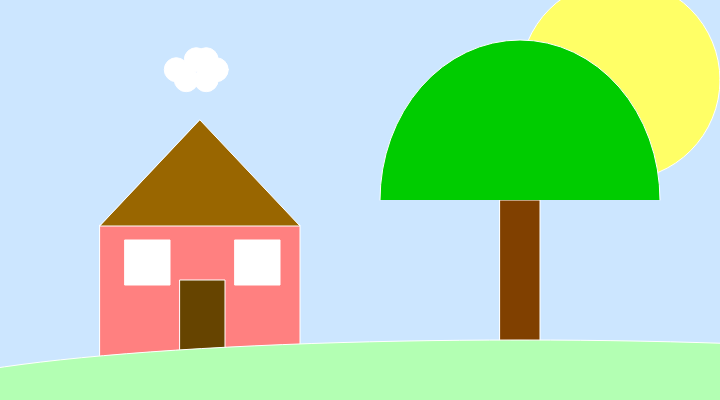
Frame 1 (no input)
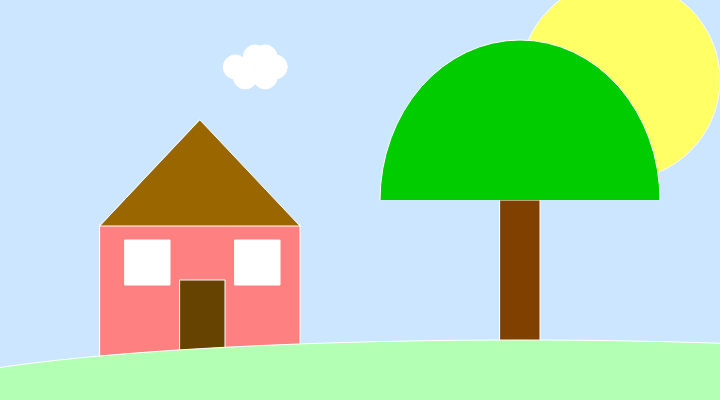
Frame 60 (no input)
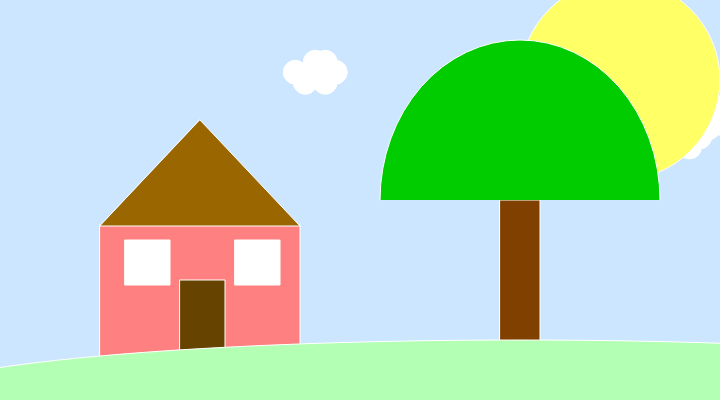
Frame 120 (the mouse pressed at the canvas centre since frame 60)

The p5.js sketch that drew these frames (run headless with seeded random() and noise() and a simulated clock; from frame 60 on, the mouse is pressed at the canvas centre):

// p5.js sketch
// ── sketch.js
var bubbles = [];

function setup() {
  // Sets the screen to be 720 pixels wide and 400 pixels high
  createCanvas(720, 400);
  for (var i = 0; i < 4; i++) {
    bubbles[i] = new Bubble();
  }
}

function draw() {
  background(204, 230, 255);
  noStroke();

  for (var i = 0; i < bubbles.length; i++) {
    bubbles[i].move();
    bubbles[i].display();
  }


  fill(255, 128, 128);
  rect(100, 225, 200, 250);

  fill(255, 255, 255);
  rect(125, 240, 45, 45);

  fill(255, 255, 255);
  rect(235, 240, 45, 45);

  fill(102, 68, 0);
  rect(180, 280, 45, 79);

  fill(128, 64, 0);
  rect(500, 200, 40, 200);

  fill(255, 255, 102);
  ellipse(620, 80, 200, 200);

  fill(153, 102, 0);
  triangle(100, 226, 300, 226, 200, 120);

  fill(179, 255, 179);
  arc(520, 400, 1240, 120, PI, TWO_PI);

  fill(0, 204, 0);
  arc(520, 200, 280, 320, PI, TWO_PI);

}

function Bubble() {
  this.x = random(0, width);
  this.y = random(0, height);

  this.display = function() {
    stroke(255);
    strokeWeight(1);
    fill(255);
    ellipse(this.x, this.y, 24, 24);
    ellipse(this.x + 10, this.y + 10, 24, 24);
    ellipse(this.x + 30, this.y + 10, 24, 24);
    ellipse(this.x + 30, this.y - 10, 24, 24);
    ellipse(this.x + 20, this.y - 10, 24, 24);
    ellipse(this.x + 40, this.y, 24, 24);
  }

  this.move = function() {
    this.x = this.x += 1;
    this.y = this.y + random(-1, 1);

    if (this.x >= width) {
      this.x = 0;
    }
  }
}


function mouseClicked() {
  bubbles.push(new Bubble());
}

function keyPressed() {
  bubbles.splice(Bubble.length - 1, 1);
}
